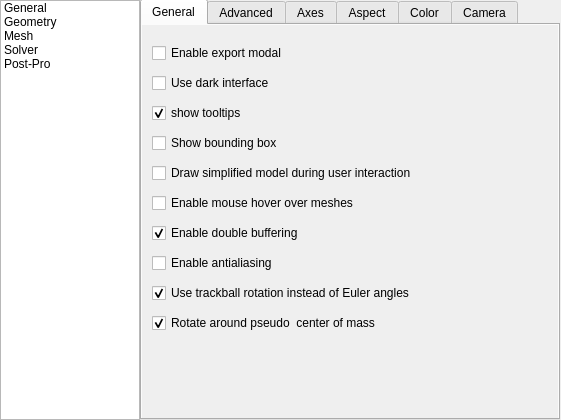
<?xml version="1.0" encoding="UTF-8"?>
<ui version="4.0">
 <class>QDialogOptions</class>
 <widget class="QDialog" name="QDialogOptions">
  <property name="geometry">
   <rect>
    <x>0</x>
    <y>0</y>
    <width>561</width>
    <height>420</height>
   </rect>
  </property>
  <property name="sizePolicy">
   <sizepolicy hsizetype="Fixed" vsizetype="Fixed">
    <horstretch>0</horstretch>
    <verstretch>0</verstretch>
   </sizepolicy>
  </property>
  <property name="windowTitle">
   <string>Dialog</string>
  </property>
  <widget class="QListWidget" name="listWidget">
   <property name="geometry">
    <rect>
     <x>0</x>
     <y>0</y>
     <width>140</width>
     <height>420</height>
    </rect>
   </property>
   <property name="sizePolicy">
    <sizepolicy hsizetype="Fixed" vsizetype="Fixed">
     <horstretch>0</horstretch>
     <verstretch>0</verstretch>
    </sizepolicy>
   </property>
   <property name="tabKeyNavigation">
    <bool>false</bool>
   </property>
   <property name="layoutMode">
    <enum>QListView::SinglePass</enum>
   </property>
   <item>
    <property name="text">
     <string>General</string>
    </property>
    <property name="flags">
     <set>ItemIsSelectable|ItemIsUserCheckable|ItemIsEnabled</set>
    </property>
   </item>
   <item>
    <property name="text">
     <string>Geometry</string>
    </property>
   </item>
   <item>
    <property name="text">
     <string>Mesh</string>
    </property>
   </item>
   <item>
    <property name="text">
     <string>Solver</string>
    </property>
   </item>
   <item>
    <property name="text">
     <string>Post-Pro</string>
    </property>
   </item>
  </widget>
  <widget class="QTabWidget" name="tabWidgetGeneral">
   <property name="geometry">
    <rect>
     <x>140</x>
     <y>-1</y>
     <width>420</width>
     <height>421</height>
    </rect>
   </property>
   <property name="sizePolicy">
    <sizepolicy hsizetype="Fixed" vsizetype="Fixed">
     <horstretch>0</horstretch>
     <verstretch>0</verstretch>
    </sizepolicy>
   </property>
   <property name="currentIndex">
    <number>0</number>
   </property>
   <widget class="QWidget" name="General">
    <property name="autoFillBackground">
     <bool>true</bool>
    </property>
    <attribute name="title">
     <string>General</string>
    </attribute>
    <widget class="QCheckBox" name="checkBox">
     <property name="geometry">
      <rect>
       <x>10</x>
       <y>20</y>
       <width>171</width>
       <height>16</height>
      </rect>
     </property>
     <property name="text">
      <string>Enable export modal</string>
     </property>
    </widget>
    <widget class="QCheckBox" name="checkBox_2">
     <property name="geometry">
      <rect>
       <x>10</x>
       <y>50</y>
       <width>131</width>
       <height>16</height>
      </rect>
     </property>
     <property name="text">
      <string>Use dark interface</string>
     </property>
    </widget>
    <widget class="QCheckBox" name="checkBox_3">
     <property name="geometry">
      <rect>
       <x>10</x>
       <y>80</y>
       <width>131</width>
       <height>16</height>
      </rect>
     </property>
     <property name="sizePolicy">
      <sizepolicy hsizetype="Minimum" vsizetype="Minimum">
       <horstretch>0</horstretch>
       <verstretch>0</verstretch>
      </sizepolicy>
     </property>
     <property name="text">
      <string>show tooltips</string>
     </property>
     <property name="checked">
      <bool>true</bool>
     </property>
     <property name="autoRepeat">
      <bool>false</bool>
     </property>
     <property name="autoExclusive">
      <bool>false</bool>
     </property>
     <property name="tristate">
      <bool>false</bool>
     </property>
    </widget>
    <widget class="QCheckBox" name="checkBox_4">
     <property name="geometry">
      <rect>
       <x>10</x>
       <y>110</y>
       <width>141</width>
       <height>16</height>
      </rect>
     </property>
     <property name="text">
      <string>Show bounding box</string>
     </property>
    </widget>
    <widget class="QCheckBox" name="checkBox_5">
     <property name="geometry">
      <rect>
       <x>10</x>
       <y>140</y>
       <width>291</width>
       <height>16</height>
      </rect>
     </property>
     <property name="text">
      <string>Draw simplified model during user interaction</string>
     </property>
    </widget>
    <widget class="QCheckBox" name="checkBox_6">
     <property name="geometry">
      <rect>
       <x>10</x>
       <y>170</y>
       <width>291</width>
       <height>16</height>
      </rect>
     </property>
     <property name="text">
      <string>Enable mouse hover over meshes</string>
     </property>
    </widget>
    <widget class="QCheckBox" name="checkBox_7">
     <property name="geometry">
      <rect>
       <x>10</x>
       <y>200</y>
       <width>161</width>
       <height>16</height>
      </rect>
     </property>
     <property name="text">
      <string>Enable double buffering</string>
     </property>
     <property name="checked">
      <bool>true</bool>
     </property>
    </widget>
    <widget class="QCheckBox" name="checkBox_8">
     <property name="geometry">
      <rect>
       <x>10</x>
       <y>230</y>
       <width>151</width>
       <height>16</height>
      </rect>
     </property>
     <property name="text">
      <string>Enable antialiasing</string>
     </property>
    </widget>
    <widget class="QCheckBox" name="checkBox_9">
     <property name="geometry">
      <rect>
       <x>10</x>
       <y>260</y>
       <width>311</width>
       <height>16</height>
      </rect>
     </property>
     <property name="text">
      <string>Use trackball rotation instead of Euler angles</string>
     </property>
     <property name="checked">
      <bool>true</bool>
     </property>
    </widget>
    <widget class="QCheckBox" name="checkBox_10">
     <property name="geometry">
      <rect>
       <x>10</x>
       <y>290</y>
       <width>271</width>
       <height>16</height>
      </rect>
     </property>
     <property name="text">
      <string>Rotate around pseudo  center of mass</string>
     </property>
     <property name="checked">
      <bool>true</bool>
     </property>
    </widget>
   </widget>
   <widget class="QWidget" name="Advanced">
    <attribute name="title">
     <string>Advanced</string>
    </attribute>
    <widget class="QCheckBox" name="checkBox_11">
     <property name="geometry">
      <rect>
       <x>10</x>
       <y>10</y>
       <width>190</width>
       <height>16</height>
      </rect>
     </property>
     <property name="text">
      <string>Print messages on terminal</string>
     </property>
    </widget>
    <widget class="QLineEdit" name="lineEdit">
     <property name="geometry">
      <rect>
       <x>10</x>
       <y>40</y>
       <width>113</width>
       <height>20</height>
      </rect>
     </property>
     <property name="text">
      <string>5</string>
     </property>
    </widget>
    <widget class="QLabel" name="label">
     <property name="geometry">
      <rect>
       <x>130</x>
       <y>40</y>
       <width>111</width>
       <height>16</height>
      </rect>
     </property>
     <property name="text">
      <string>Message verbosity</string>
     </property>
    </widget>
    <widget class="QLineEdit" name="lineEdit_2">
     <property name="geometry">
      <rect>
       <x>10</x>
       <y>100</y>
       <width>113</width>
       <height>20</height>
      </rect>
     </property>
     <property name="text">
      <string>5</string>
     </property>
    </widget>
    <widget class="QLineEdit" name="lineEdit_3">
     <property name="geometry">
      <rect>
       <x>10</x>
       <y>70</y>
       <width>113</width>
       <height>20</height>
      </rect>
     </property>
     <property name="text">
      <string>5</string>
     </property>
    </widget>
    <widget class="QLabel" name="label_2">
     <property name="geometry">
      <rect>
       <x>130</x>
       <y>70</y>
       <width>121</width>
       <height>16</height>
      </rect>
     </property>
     <property name="text">
      <string>Text editor command</string>
     </property>
    </widget>
    <widget class="QLabel" name="label_3">
     <property name="geometry">
      <rect>
       <x>130</x>
       <y>100</y>
       <width>111</width>
       <height>16</height>
      </rect>
     </property>
     <property name="text">
      <string>Default file name</string>
     </property>
    </widget>
    <widget class="QCheckBox" name="checkBox_12">
     <property name="geometry">
      <rect>
       <x>10</x>
       <y>130</y>
       <width>271</width>
       <height>16</height>
      </rect>
     </property>
     <property name="text">
      <string>Ask comfirmation before overwriting files</string>
     </property>
     <property name="checked">
      <bool>true</bool>
     </property>
    </widget>
    <widget class="QCheckBox" name="checkBox_13">
     <property name="geometry">
      <rect>
       <x>10</x>
       <y>160</y>
       <width>271</width>
       <height>16</height>
      </rect>
     </property>
     <property name="text">
      <string>Save sesson information on exit</string>
     </property>
     <property name="checked">
      <bool>true</bool>
     </property>
    </widget>
    <widget class="QPushButton" name="pushButton_2">
     <property name="geometry">
      <rect>
       <x>280</x>
       <y>155</y>
       <width>100</width>
       <height>23</height>
      </rect>
     </property>
     <property name="text">
      <string>Show file path</string>
     </property>
    </widget>
    <widget class="QCheckBox" name="checkBox_14">
     <property name="geometry">
      <rect>
       <x>10</x>
       <y>190</y>
       <width>211</width>
       <height>16</height>
      </rect>
     </property>
     <property name="text">
      <string>Save options on exit</string>
     </property>
    </widget>
    <widget class="QPushButton" name="pushButton_3">
     <property name="geometry">
      <rect>
       <x>280</x>
       <y>185</y>
       <width>100</width>
       <height>23</height>
      </rect>
     </property>
     <property name="text">
      <string>Show file path</string>
     </property>
    </widget>
   </widget>
   <widget class="QWidget" name="Axes">
    <attribute name="title">
     <string>Axes</string>
    </attribute>
    <widget class="QComboBox" name="comboBox">
     <property name="geometry">
      <rect>
       <x>10</x>
       <y>10</y>
       <width>121</width>
       <height>22</height>
      </rect>
     </property>
     <item>
      <property name="text">
       <string>None</string>
      </property>
     </item>
     <item>
      <property name="text">
       <string>Simple axes</string>
      </property>
     </item>
     <item>
      <property name="text">
       <string>Box</string>
      </property>
     </item>
     <item>
      <property name="text">
       <string>Full grid</string>
      </property>
     </item>
     <item>
      <property name="text">
       <string>Open grid</string>
      </property>
     </item>
     <item>
      <property name="text">
       <string>Ruller</string>
      </property>
     </item>
    </widget>
    <widget class="QLabel" name="label_4">
     <property name="geometry">
      <rect>
       <x>140</x>
       <y>14</y>
       <width>101</width>
       <height>16</height>
      </rect>
     </property>
     <property name="text">
      <string>Axes mode</string>
     </property>
    </widget>
    <widget class="QCheckBox" name="checkBox_15">
     <property name="geometry">
      <rect>
       <x>300</x>
       <y>14</y>
       <width>101</width>
       <height>16</height>
      </rect>
     </property>
     <property name="text">
      <string>Mikado style</string>
     </property>
    </widget>
    <widget class="QPlainTextEdit" name="plainTextEdit">
     <property name="geometry">
      <rect>
       <x>10</x>
       <y>50</y>
       <width>40</width>
       <height>25</height>
      </rect>
     </property>
     <property name="plainText">
      <string>5</string>
     </property>
    </widget>
    <widget class="QPlainTextEdit" name="plainTextEdit_2">
     <property name="geometry">
      <rect>
       <x>50</x>
       <y>50</y>
       <width>40</width>
       <height>25</height>
      </rect>
     </property>
     <property name="plainText">
      <string>5</string>
     </property>
    </widget>
    <widget class="QPlainTextEdit" name="plainTextEdit_3">
     <property name="geometry">
      <rect>
       <x>90</x>
       <y>50</y>
       <width>40</width>
       <height>25</height>
      </rect>
     </property>
     <property name="plainText">
      <string>5</string>
     </property>
    </widget>
    <widget class="QLabel" name="label_5">
     <property name="geometry">
      <rect>
       <x>140</x>
       <y>55</y>
       <width>61</width>
       <height>16</height>
      </rect>
     </property>
     <property name="text">
      <string>Axes tics</string>
     </property>
    </widget>
    <widget class="QPlainTextEdit" name="plainTextEdit_4">
     <property name="geometry">
      <rect>
       <x>10</x>
       <y>80</y>
       <width>40</width>
       <height>25</height>
      </rect>
     </property>
     <property name="plainText">
      <string>%.3g</string>
     </property>
    </widget>
    <widget class="QPlainTextEdit" name="plainTextEdit_5">
     <property name="geometry">
      <rect>
       <x>50</x>
       <y>80</y>
       <width>40</width>
       <height>25</height>
      </rect>
     </property>
     <property name="plainText">
      <string>%.3g</string>
     </property>
    </widget>
    <widget class="QPlainTextEdit" name="plainTextEdit_6">
     <property name="geometry">
      <rect>
       <x>90</x>
       <y>80</y>
       <width>40</width>
       <height>25</height>
      </rect>
     </property>
     <property name="plainText">
      <string>%.3g</string>
     </property>
    </widget>
    <widget class="QLabel" name="label_6">
     <property name="geometry">
      <rect>
       <x>140</x>
       <y>85</y>
       <width>71</width>
       <height>16</height>
      </rect>
     </property>
     <property name="text">
      <string>Axes format</string>
     </property>
    </widget>
    <widget class="QPlainTextEdit" name="plainTextEdit_7">
     <property name="geometry">
      <rect>
       <x>10</x>
       <y>110</y>
       <width>40</width>
       <height>25</height>
      </rect>
     </property>
    </widget>
    <widget class="QPlainTextEdit" name="plainTextEdit_8">
     <property name="geometry">
      <rect>
       <x>50</x>
       <y>110</y>
       <width>40</width>
       <height>25</height>
      </rect>
     </property>
    </widget>
    <widget class="QPlainTextEdit" name="plainTextEdit_9">
     <property name="geometry">
      <rect>
       <x>90</x>
       <y>110</y>
       <width>40</width>
       <height>25</height>
      </rect>
     </property>
    </widget>
    <widget class="QLabel" name="label_7">
     <property name="geometry">
      <rect>
       <x>140</x>
       <y>115</y>
       <width>71</width>
       <height>16</height>
      </rect>
     </property>
     <property name="text">
      <string>Axes labels</string>
     </property>
    </widget>
    <widget class="QCheckBox" name="checkBox_16">
     <property name="geometry">
      <rect>
       <x>10</x>
       <y>150</y>
       <width>281</width>
       <height>16</height>
      </rect>
     </property>
     <property name="text">
      <string>Set position and size of axes automatically</string>
     </property>
     <property name="checked">
      <bool>true</bool>
     </property>
    </widget>
    <widget class="QPlainTextEdit" name="plainTextEdit_10">
     <property name="geometry">
      <rect>
       <x>10</x>
       <y>180</y>
       <width>40</width>
       <height>25</height>
      </rect>
     </property>
     <property name="plainText">
      <string>0</string>
     </property>
    </widget>
    <widget class="QPlainTextEdit" name="plainTextEdit_11">
     <property name="geometry">
      <rect>
       <x>50</x>
       <y>180</y>
       <width>40</width>
       <height>25</height>
      </rect>
     </property>
     <property name="plainText">
      <string>0</string>
     </property>
    </widget>
    <widget class="QPlainTextEdit" name="plainTextEdit_12">
     <property name="geometry">
      <rect>
       <x>90</x>
       <y>180</y>
       <width>40</width>
       <height>25</height>
      </rect>
     </property>
     <property name="plainText">
      <string>0</string>
     </property>
    </widget>
    <widget class="QPlainTextEdit" name="plainTextEdit_13">
     <property name="geometry">
      <rect>
       <x>10</x>
       <y>210</y>
       <width>40</width>
       <height>25</height>
      </rect>
     </property>
     <property name="plainText">
      <string>1</string>
     </property>
    </widget>
    <widget class="QPlainTextEdit" name="plainTextEdit_14">
     <property name="geometry">
      <rect>
       <x>50</x>
       <y>210</y>
       <width>40</width>
       <height>25</height>
      </rect>
     </property>
     <property name="plainText">
      <string>1</string>
     </property>
    </widget>
    <widget class="QPlainTextEdit" name="plainTextEdit_15">
     <property name="geometry">
      <rect>
       <x>90</x>
       <y>210</y>
       <width>40</width>
       <height>25</height>
      </rect>
     </property>
     <property name="plainText">
      <string>1</string>
     </property>
    </widget>
    <widget class="QLabel" name="label_8">
     <property name="geometry">
      <rect>
       <x>140</x>
       <y>185</y>
       <width>71</width>
       <height>16</height>
      </rect>
     </property>
     <property name="text">
      <string>Axes minimum</string>
     </property>
    </widget>
    <widget class="QLabel" name="label_9">
     <property name="geometry">
      <rect>
       <x>140</x>
       <y>210</y>
       <width>71</width>
       <height>16</height>
      </rect>
     </property>
     <property name="text">
      <string>Axes maximum</string>
     </property>
    </widget>
    <widget class="QCheckBox" name="checkBox_17">
     <property name="geometry">
      <rect>
       <x>10</x>
       <y>250</y>
       <width>111</width>
       <height>16</height>
      </rect>
     </property>
     <property name="text">
      <string>Show small axes</string>
     </property>
     <property name="checked">
      <bool>true</bool>
     </property>
    </widget>
    <widget class="QPlainTextEdit" name="plainTextEdit_16">
     <property name="geometry">
      <rect>
       <x>10</x>
       <y>280</y>
       <width>60</width>
       <height>25</height>
      </rect>
     </property>
     <property name="plainText">
      <string>-60</string>
     </property>
    </widget>
    <widget class="QPlainTextEdit" name="plainTextEdit_17">
     <property name="geometry">
      <rect>
       <x>70</x>
       <y>280</y>
       <width>60</width>
       <height>25</height>
      </rect>
     </property>
     <property name="plainText">
      <string>-40</string>
     </property>
    </widget>
    <widget class="QLabel" name="label_10">
     <property name="geometry">
      <rect>
       <x>140</x>
       <y>285</y>
       <width>121</width>
       <height>16</height>
      </rect>
     </property>
     <property name="text">
      <string>Small axes position</string>
     </property>
    </widget>
   </widget>
   <widget class="QWidget" name="Aspect">
    <attribute name="title">
     <string>Aspect</string>
    </attribute>
    <widget class="QComboBox" name="comboBox_2">
     <property name="geometry">
      <rect>
       <x>10</x>
       <y>10</y>
       <width>121</width>
       <height>22</height>
      </rect>
     </property>
     <item>
      <property name="text">
       <string>Orthographic</string>
      </property>
     </item>
     <item>
      <property name="text">
       <string>Perspective</string>
      </property>
     </item>
    </widget>
    <widget class="QLabel" name="label_11">
     <property name="geometry">
      <rect>
       <x>140</x>
       <y>15</y>
       <width>131</width>
       <height>16</height>
      </rect>
     </property>
     <property name="text">
      <string>Projection mode</string>
     </property>
    </widget>
    <widget class="QPlainTextEdit" name="plainTextEdit_18">
     <property name="geometry">
      <rect>
       <x>10</x>
       <y>40</y>
       <width>121</width>
       <height>25</height>
      </rect>
     </property>
     <property name="plainText">
      <string>5.0</string>
     </property>
    </widget>
    <widget class="QLabel" name="label_12">
     <property name="geometry">
      <rect>
       <x>140</x>
       <y>40</y>
       <width>181</width>
       <height>16</height>
      </rect>
     </property>
     <property name="text">
      <string>Z-clipping distance factor</string>
     </property>
    </widget>
    <widget class="QPlainTextEdit" name="plainTextEdit_19">
     <property name="geometry">
      <rect>
       <x>10</x>
       <y>70</y>
       <width>60</width>
       <height>25</height>
      </rect>
     </property>
     <property name="plainText">
      <string>1.00</string>
     </property>
    </widget>
    <widget class="QPlainTextEdit" name="plainTextEdit_20">
     <property name="geometry">
      <rect>
       <x>70</x>
       <y>70</y>
       <width>60</width>
       <height>25</height>
      </rect>
     </property>
     <property name="plainText">
      <string>1.00</string>
     </property>
    </widget>
    <widget class="QLabel" name="label_13">
     <property name="geometry">
      <rect>
       <x>140</x>
       <y>70</y>
       <width>161</width>
       <height>16</height>
      </rect>
     </property>
     <property name="text">
      <string>Polygon offset factor/unit</string>
     </property>
    </widget>
    <widget class="QCheckBox" name="checkBox_18">
     <property name="geometry">
      <rect>
       <x>10</x>
       <y>110</y>
       <width>221</width>
       <height>16</height>
      </rect>
     </property>
     <property name="text">
      <string>Always apply polygon offset</string>
     </property>
    </widget>
    <widget class="QPlainTextEdit" name="plainTextEdit_21">
     <property name="geometry">
      <rect>
       <x>10</x>
       <y>140</y>
       <width>121</width>
       <height>25</height>
      </rect>
     </property>
     <property name="plainText">
      <string>6</string>
     </property>
    </widget>
    <widget class="QLabel" name="label_14">
     <property name="geometry">
      <rect>
       <x>140</x>
       <y>145</y>
       <width>161</width>
       <height>16</height>
      </rect>
     </property>
     <property name="text">
      <string>Quadric subdivisions</string>
     </property>
    </widget>
    <widget class="QPlainTextEdit" name="plainTextEdit_22">
     <property name="geometry">
      <rect>
       <x>10</x>
       <y>170</y>
       <width>121</width>
       <height>25</height>
      </rect>
     </property>
     <property name="plainText">
      <string>3.0</string>
     </property>
    </widget>
    <widget class="QPlainTextEdit" name="plainTextEdit_23">
     <property name="geometry">
      <rect>
       <x>10</x>
       <y>200</y>
       <width>121</width>
       <height>25</height>
      </rect>
     </property>
     <property name="plainText">
      <string>1.0</string>
     </property>
    </widget>
    <widget class="QComboBox" name="comboBox_3">
     <property name="geometry">
      <rect>
       <x>10</x>
       <y>230</y>
       <width>121</width>
       <height>22</height>
      </rect>
     </property>
     <item>
      <property name="text">
       <string>Line</string>
      </property>
     </item>
     <item>
      <property name="text">
       <string>Arrow</string>
      </property>
     </item>
     <item>
      <property name="text">
       <string>Pyramid</string>
      </property>
     </item>
     <item>
      <property name="text">
       <string>3D arrow</string>
      </property>
     </item>
    </widget>
    <widget class="QComboBox" name="comboBox_4">
     <property name="geometry">
      <rect>
       <x>10</x>
       <y>260</y>
       <width>121</width>
       <height>22</height>
      </rect>
     </property>
     <item>
      <property name="text">
       <string>Native</string>
      </property>
     </item>
     <item>
      <property name="text">
       <string>Cairo</string>
      </property>
     </item>
     <item>
      <property name="text">
       <string>String Texture</string>
      </property>
     </item>
    </widget>
    <widget class="QPlainTextEdit" name="plainTextEdit_24">
     <property name="geometry">
      <rect>
       <x>100</x>
       <y>290</y>
       <width>31</width>
       <height>25</height>
      </rect>
     </property>
     <property name="plainText">
      <string>15</string>
     </property>
    </widget>
    <widget class="QPlainTextEdit" name="plainTextEdit_25">
     <property name="geometry">
      <rect>
       <x>100</x>
       <y>320</y>
       <width>31</width>
       <height>25</height>
      </rect>
     </property>
     <property name="plainText">
      <string>18</string>
     </property>
    </widget>
    <widget class="QComboBox" name="comboBox_5">
     <property name="geometry">
      <rect>
       <x>10</x>
       <y>290</y>
       <width>85</width>
       <height>22</height>
      </rect>
     </property>
     <item>
      <property name="text">
       <string>Helvetica</string>
      </property>
     </item>
    </widget>
    <widget class="QComboBox" name="comboBox_6">
     <property name="geometry">
      <rect>
       <x>10</x>
       <y>320</y>
       <width>85</width>
       <height>22</height>
      </rect>
     </property>
     <item>
      <property name="text">
       <string>Helvetica</string>
      </property>
     </item>
    </widget>
    <widget class="QLabel" name="label_15">
     <property name="geometry">
      <rect>
       <x>140</x>
       <y>175</y>
       <width>161</width>
       <height>16</height>
      </rect>
     </property>
     <property name="text">
      <string>Point size</string>
     </property>
    </widget>
    <widget class="QLabel" name="label_16">
     <property name="geometry">
      <rect>
       <x>140</x>
       <y>205</y>
       <width>161</width>
       <height>16</height>
      </rect>
     </property>
     <property name="text">
      <string>Line width</string>
     </property>
    </widget>
    <widget class="QLabel" name="label_17">
     <property name="geometry">
      <rect>
       <x>140</x>
       <y>235</y>
       <width>101</width>
       <height>16</height>
      </rect>
     </property>
     <property name="text">
      <string>Vector display</string>
     </property>
    </widget>
    <widget class="QPushButton" name="pushButton">
     <property name="geometry">
      <rect>
       <x>250</x>
       <y>230</y>
       <width>75</width>
       <height>23</height>
      </rect>
     </property>
     <property name="text">
      <string>Edit arrow</string>
     </property>
    </widget>
    <widget class="QLabel" name="label_18">
     <property name="geometry">
      <rect>
       <x>140</x>
       <y>265</y>
       <width>161</width>
       <height>16</height>
      </rect>
     </property>
     <property name="text">
      <string>Font rendering engine</string>
     </property>
    </widget>
    <widget class="QLabel" name="label_19">
     <property name="geometry">
      <rect>
       <x>140</x>
       <y>295</y>
       <width>101</width>
       <height>16</height>
      </rect>
     </property>
     <property name="text">
      <string>Default font</string>
     </property>
    </widget>
    <widget class="QLabel" name="label_20">
     <property name="geometry">
      <rect>
       <x>140</x>
       <y>325</y>
       <width>101</width>
       <height>16</height>
      </rect>
     </property>
     <property name="text">
      <string>Tittle fone</string>
     </property>
    </widget>
   </widget>
   <widget class="QWidget" name="Color">
    <attribute name="title">
     <string>Color</string>
    </attribute>
   </widget>
   <widget class="QWidget" name="Camera">
    <attribute name="title">
     <string>Camera</string>
    </attribute>
   </widget>
  </widget>
 </widget>
 <resources/>
 <connections/>
</ui>
